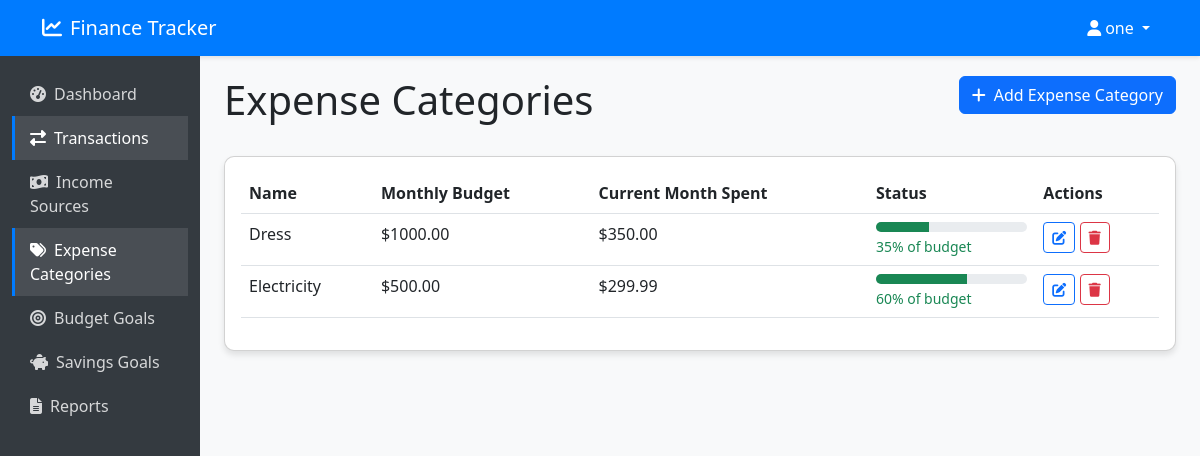
The page /transactions/expense-categories/ (signed in) on the database its author committed.
### transactions/models.py (models this page shows, shortened)
class ExpenseCategory(models.Model):
    user = models.ForeignKey(User, on_delete=models.CASCADE, related_name='expense_categories')
    name = models.CharField(max_length=100)
    description = models.TextField(blank=True, null=True)
    monthly_budget = models.DecimalField(max_digits=10, decimal_places=2, default=0)
    def get_monthly_expenses(self, year, month):
        return self.expenses.filter(
            date__year=year,
            date__month=month
        ).aggregate(total=models.Sum('amount'))['total'] or 0
    def get_budget_status(self, year, month):
        spent = self.get_monthly_expenses(year, month)
        return {
            'spent': spent,
            'budget': self.monthly_budget,
            'remaining': self.monthly_budget - spent,
            'percentage': (spent / self.monthly_budget * 100) if self.monthly_budget > 0 else 0
        }

### transactions/views.py (the view)
# urls.py: path('expense-categories/', views.expense_category_list, name='expense_category_list'),
@login_required
def expense_category_list(request):
    expense_categories = ExpenseCategory.objects.filter(user=request.user)
    today = timezone.now()
    for category in expense_categories:
        category.current_month_expenses = category.get_monthly_expenses(today.year, today.month)
        category.budget_status = category.get_budget_status(today.year, today.month)
    return render(request, 'transactions/expense_category_list.html', {'expense_categories': expense_categories})

### templates/transactions/expense_category_list.html (shortened to what this page needs)
{% extends 'base.html' %}
{% block content %}
<div class="row mb-4">
    <div class="col-md-8">
        <h1>Expense Categories</h1>
    </div>
    <div class="col-md-4 text-end">
        <a href="{% url 'expense_category_create' %}" class="btn btn-primary">
            <i class="fas fa-plus me-2"></i>Add Expense Category
        </a>
    </div>
</div>
<div class="card">
    <div class="card-body">
        {% if expense_categories %}
            <div class="table-responsive">
                <table class="table table-hover">
                    <thead>
                        <tr>
                            <th>Name</th>
                            <th>Monthly Budget</th>
                            <th>Current Month Spent</th>
                            <th>Status</th>
                            <th>Actions</th>
                        </tr>
                    </thead>
                    <tbody>
                        {% for category in expense_categories %}
                            <tr>
                                <td>
                                    {{ category.name }}
                                </td>
                                <td>${{ category.monthly_budget|floatformat:2 }}</td>
                                <td>${{ category.current_month_expenses|floatformat:2 }}</td>
                                <td>
                                    <div class="progress" style="height: 10px;">
                                        <div class="progress-bar {% if category.budget_status.percentage > 100 %}bg-danger{% elif category.budget_status.percentage > 75 %}bg-warning{% else %}bg-success{% endif %}"
                                             role="progressbar"
                                             style="width: {% if category.budget_status.percentage > 100 %}100{% else %}{{ category.budget_status.percentage }}{% endif %}%"
                                             aria-valuenow="{{ category.budget_status.percentage }}"
                                             aria-valuemin="0"
                                             aria-valuemax="100">
                                        </div>
                                    </div>
                                    <small class="d-block mt-1 {% if category.budget_status.percentage > 100 %}text-danger{% elif category.budget_status.percentage > 75 %}text-warning{% else %}text-success{% endif %}">
                                        {{ category.budget_status.percentage|floatformat:0 }}% of budget
                                    </small>
                                </td>
                                <td>
                                    <a href="{% url 'expense_category_edit' category.id %}" class="btn btn-sm btn-outline-primary">
                                        <i class="fas fa-edit"></i>
                                    </a>
                                    <a href="{% url 'expense_category_delete' category.id %}" class="btn btn-sm btn-outline-danger">
                                        <i class="fas fa-trash"></i>
                                    </a>
                                </td>
                            </tr>
                        {% endfor %}
                    </tbody>
                </table>
            </div>
        {% else %}
            <div class="text-center py-5">
                <p class="text-muted mb-3">You haven't added any expense categories yet.</p>
                <a href="{% url 'expense_category_create' %}" class="btn btn-primary">Add Your First Expense Category</a>
            </div>
        {% endif %}
    </div>
</div>
{% endblock %}

### templates/base.html (shortened to what this page needs)
<!DOCTYPE html>
<html lang="en">
<head>
    <link href="https://cdn.jsdelivr.net/npm/bootstrap@5.3.0/dist/css/bootstrap.min.css" rel="stylesheet">
    <link rel="stylesheet" href="https://cdnjs.cloudflare.com/ajax/libs/font-awesome/6.4.0/css/all.min.css">
</head>
<body>
    <nav class="navbar navbar-expand-lg navbar-dark">
        <div class="container">
            <a class="navbar-brand" href="{% url 'dashboard' %}">
                <i class="fas fa-chart-line me-2"></i>Finance Tracker
            </a>
            <div class="collapse navbar-collapse" id="navbarNav">
                <ul class="navbar-nav ms-auto">
                    {% if user.is_authenticated %}
                        <li class="nav-item dropdown">
                            <a class="nav-link dropdown-toggle" href="#" id="navbarDropdown" role="button" data-bs-toggle="dropdown" aria-expanded="false">
                                <i class="fas fa-user me-1"></i>{{ user.username }}
                            </a>
                        </li>
                    {% endif %}
                </ul>
            </div>
        </div>
    </nav>
    <div class="container-fluid">
        <div class="row">
            {% if user.is_authenticated %}
                <div class="col-md-3 col-lg-2 d-md-block sidebar collapse">
                    <div class="position-sticky pt-3">
                        <ul class="nav flex-column">
                            <li class="nav-item">
                                <a class="sidebar-link {% if request.path == '/dashboard/' %}active{% endif %}" href="{% url 'dashboard' %}">
                                    <i class="fas fa-tachometer-alt me-2"></i>Dashboard
                                </a>
                            </li>
                            <li class="nav-item">
                                <a class="sidebar-link {% if '/transactions/' in request.path %}active{% endif %}" href="{% url 'transaction_list' %}">
                                    <i class="fas fa-exchange-alt me-2"></i>Transactions
                                </a>
                            </li>
                            <li class="nav-item">
                                <a class="sidebar-link {% if '/income-sources/' in request.path %}active{% endif %}" href="{% url 'income_source_list' %}">
                                    <i class="fas fa-money-bill-wave me-2"></i>Income Sources
                                </a>
                            </li>
                            <li class="nav-item">
                                <a class="sidebar-link {% if '/expense-categories/' in request.path %}active{% endif %}" href="{% url 'expense_category_list' %}">
                                    <i class="fas fa-tags me-2"></i>Expense Categories
                                </a>
                            </li>
                            <li class="nav-item">
                                <a class="sidebar-link {% if '/budget-goals/' in request.path %}active{% endif %}" href="{% url 'budget_goal_list' %}">
                                    <i class="fas fa-bullseye me-2"></i>Budget Goals
                                </a>
                            </li>
                            <li class="nav-item">
                                <a class="sidebar-link {% if '/savings-goals/' in request.path %}active{% endif %}" href="{% url 'savings_goal_list' %}">
                                    <i class="fas fa-piggy-bank me-2"></i>Savings Goals
                                </a>
                            </li>
                            <li class="nav-item">
                                <a class="sidebar-link {% if '/reports/' in request.path %}active{% endif %}" href="{% url 'generate_report' %}">
                                    <i class="fas fa-file-alt me-2"></i>Reports
                                </a>
                            </li>
                        </ul>
                    </div>
                </div>
                <div class="col-md-9 ms-sm-auto col-lg-10 px-md-4 content">
            {% else %}
                <div class="col-12 content">
            {% endif %}
                {% block content %}{% endblock %}
            </div>
        </div>
    </div>
</body>
</html>

### templates/base.html (style rules this page uses)
body { background-color: #f8f9fa; color: #212529; }
.navbar { background-color: #007bff; box-shadow: 0 2px 4px rgba(0, 0, 0, 0.1); }
.navbar-brand, .navbar-nav .nav-link { color: white; }
.card { border-radius: 10px; box-shadow: 0 4px 6px rgba(0, 0, 0, 0.1); margin-bottom: 20px; }
.sidebar { background-color: #343a40; min-height: calc(100vh - 56px); color: white; position: sticky; top: 56px; }
.sidebar-link { color: rgba(255, 255, 255, 0.8); text-decoration: none; display: block; padding: 10px 15px; border-left: 3px solid transparent; }
.sidebar-link.active { background-color: rgba(255, 255, 255, 0.1); color: white; border-left-color: #007bff; }
.content { padding: 20px; }

### rows shown on the page
ExpenseCategory: name "Dress", monthly_budget "1000.00", current_month_expenses "350.00", budget_status.percentage "35"
ExpenseCategory: name "Electricity", monthly_budget "500.00", current_month_expenses "299.99", budget_status.percentage "60"

### other values the page prints
{{ user.username }} "one"
